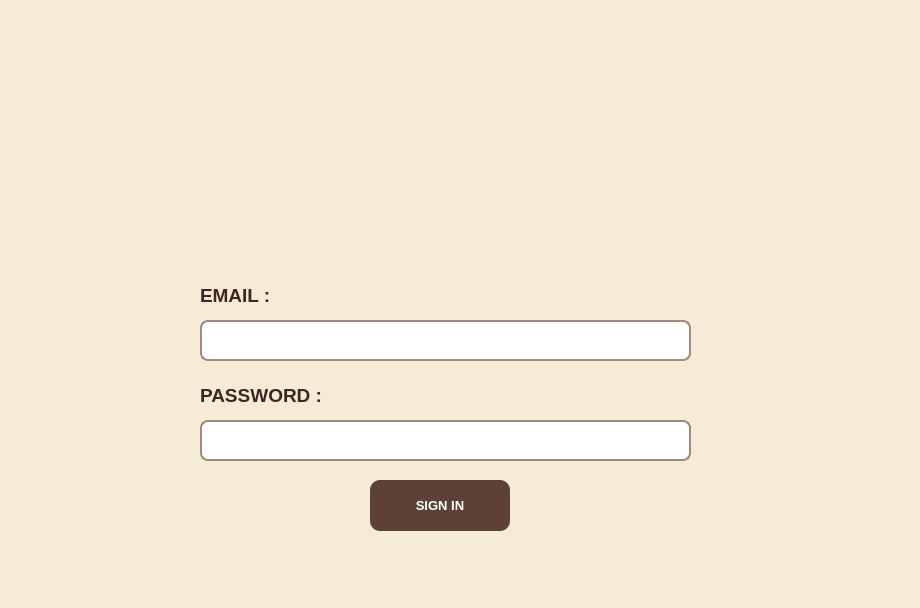
<?xml version="1.0" encoding="UTF-8"?>
<ui version="4.0">
 <class>Login</class>
 <widget class="QDialog" name="Login">
  <property name="geometry">
   <rect>
    <x>0</x>
    <y>0</y>
    <width>920</width>
    <height>608</height>
   </rect>
  </property>
  <property name="windowTitle">
   <string>Dialog</string>
  </property>
  <property name="styleSheet">
   <string notr="true">/* --- Fond de la fenêtre de Login --- */
#LoginWindow, QWidget {
    background-color: #F5EBD7; /* Même beige que la MainWindow */
}

/* --- Style des Textes (EMAIL, PASSWORD, etc.) --- */
QLabel {
    color: #3E2723; /* Marron très foncé */
    font-weight: bold;
    font-size: 12px;
    background: transparent;
}

/* --- Style des champs de saisie (Email et Mot de passe) --- */
QLineEdit {
    background-color: #FFFFFF; /* Blanc pur */
    border: 2px solid #A1887F; /* Bordure marron clair */
    border-radius: 8px;
    padding: 8px;
    color: #3E2723;
    selection-background-color: #D7CCC8;
}

/* Effet quand on clique dans le champ */
QLineEdit:focus {
    border: 2px solid #5D4037; /* Bordure plus foncée au focus */
}

/* --- Le bouton SIGN IN --- */
QPushButton {
    background-color: #5D4037; /* Marron chocolat */
    color: white;
    border-radius: 10px;
    padding: 10px 20px;
    font-weight: bold;
    font-size: 13px;
    min-width: 100px;
}

/* Effet de survol (hover) */
QPushButton:hover {
    background-color: #795548; /* Marron un peu plus clair au survol */
}

/* Effet quand on clique sur le bouton */
QPushButton:pressed {
    background-color: #3E2723;
}

/* --- Style spécifique pour le cadre du Logo (si nécessaire) --- */
/* Si ton label de logo a un cadre que tu veux styliser */
QLabel#label_logo {
    border: none;
    background: transparent;
}</string>
  </property>
  <widget class="QLabel" name="label">
   <property name="geometry">
    <rect>
     <x>250</x>
     <y>50</y>
     <width>411</width>
     <height>231</height>
    </rect>
   </property>
   <property name="text">
    <string/>
   </property>
   <property name="pixmap">
    <pixmap resource="ressources.qrc">:/new/prefix1/Image2 (2).png</pixmap>
   </property>
  </widget>
  <widget class="QLabel" name="label_2">
   <property name="geometry">
    <rect>
     <x>200</x>
     <y>270</y>
     <width>131</width>
     <height>51</height>
    </rect>
   </property>
   <property name="text">
    <string>&lt;html&gt;&lt;head/&gt;&lt;body&gt;&lt;p&gt;&lt;span style=&quot; font-size:14pt;&quot;&gt;EMAIL :&lt;/span&gt;&lt;/p&gt;&lt;/body&gt;&lt;/html&gt;</string>
   </property>
  </widget>
  <widget class="QLineEdit" name="lineEdit">
   <property name="geometry">
    <rect>
     <x>200</x>
     <y>320</y>
     <width>491</width>
     <height>41</height>
    </rect>
   </property>
  </widget>
  <widget class="QLabel" name="label_3">
   <property name="geometry">
    <rect>
     <x>200</x>
     <y>380</y>
     <width>171</width>
     <height>31</height>
    </rect>
   </property>
   <property name="text">
    <string>&lt;html&gt;&lt;head/&gt;&lt;body&gt;&lt;p&gt;&lt;span style=&quot; font-size:14pt;&quot;&gt;PASSWORD :&lt;/span&gt;&lt;/p&gt;&lt;/body&gt;&lt;/html&gt;</string>
   </property>
  </widget>
  <widget class="QLineEdit" name="lineEdit_2">
   <property name="geometry">
    <rect>
     <x>200</x>
     <y>420</y>
     <width>491</width>
     <height>41</height>
    </rect>
   </property>
  </widget>
  <widget class="QPushButton" name="btn_signin">
   <property name="geometry">
    <rect>
     <x>370</x>
     <y>480</y>
     <width>140</width>
     <height>51</height>
    </rect>
   </property>
   <property name="styleSheet">
    <string notr="true">font: 11pt &quot;Segoe UI&quot;;
font: 700 11pt &quot;Segoe UI&quot;;</string>
   </property>
   <property name="text">
    <string>SIGN IN</string>
   </property>
  </widget>
 </widget>
 <resources>
  <include location="ressources.qrc"/>
 </resources>
 <connections/>
</ui>
